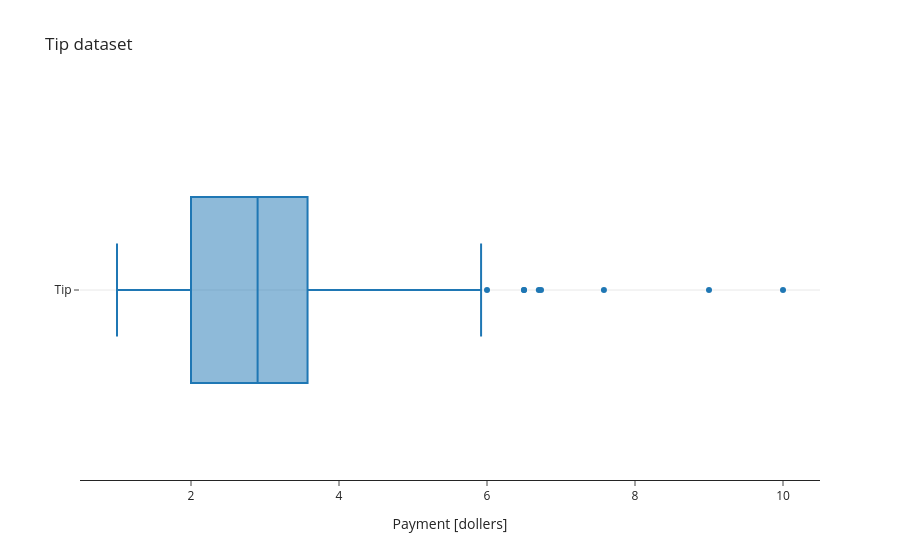

The code cell stored with this chart in its notebook:
### Code cell
# Traceを作成
trace = go.Box(
    x=df['tip'],    # 分布を表現する変数
    name='Tip'      # Trace名
)   # チップ額の箱ひげ図

# 独自テンプレートを読み込み
with open('custom_white.json') as f:
    custom_white_dict = json.load(f)
    template = Template(custom_white_dict)

# Layoutを作成
layout=go.Layout(
    template=template,
    title='Tip dataset',
    xaxis={'title': 'Payment [dollers]'}
)

# Figureを作成
figure = go.Figure(trace, layout)

figure

### Figure 1 — Plotly figure (JSON) as saved in the notebook; plotly's stock layout.template omitted (floating-point values rounded to 4 significant figures; data arrays with more than 128 entries replaced by an {"elided": "..."} marker saying what was removed)
{"data": [{"name": "Tip", "type": "box", "x": {"elided": "244 float values"}}], "layout": {"title": {"text": "Tip dataset"}, "xaxis": {"title": {"text": "Payment [dollers]"}}}}
